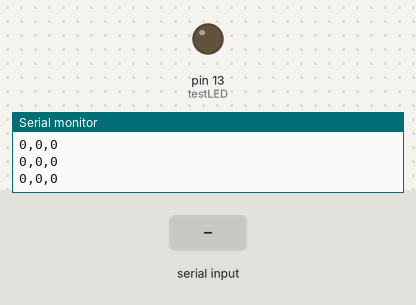
Simulated run of this sketch. Board: Arduino Leonardo, built with avr-gcc and run on an emulated ATmega32U4. Shown: output pins drawn as LEDs (lit = HIGH), the last lines printed to the serial monitor. Inputs (shaded band) come from the test bench.

Above: at 1.4 s.
1.5 s: byte 30 received over Serial
At 2.9 s:
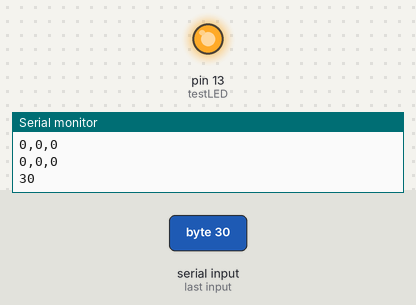
Timing chart, 0 to 4.5 s (numbered marks = the images above; inputs shaded):
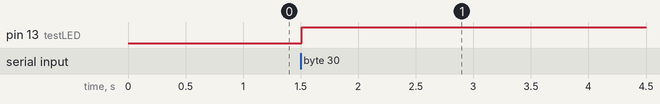

Measured:
- after the input at 1.5 s, pin 13 (testLED): LOW → HIGH at once

The sketch:

main.ino
```cpp
int firstSensor = 0;    // first analog sensor
int secondSensor = 0;   // second analog sensor
int thirdSensor = 0;    // digital sensor
int inByte = 0;    // incoming serial byte
int testLED = 13;

void setup()
{
  pinMode(testLED, OUTPUT);
  Serial.begin(19200);
  while (!Serial) {
    ; // wait for serial port to connect. Needed for Leonardo only
  }
  pinMode(2, INPUT);   // digital sensor is on digital pin 2
  establishContact();  // send a byte to establish contact until receiver responds
}

void loop()
{
  digitalWrite(testLED, HIGH);

  // if we get a valid byte, read analog ins:
  if (Serial.available() > 0) {
    digitalWrite(testLED, LOW); //CAUSES THE LED TO FLICKER WITH INCOMING DATA

    // get incoming byte:
    inByte = Serial.read();

    // print the data we just recieved
    Serial.print(inByte);
  }
}

void establishContact() {
  while (Serial.available() <= 0) {
    Serial.println("0,0,0");   // send an initial string
    delay(300);
  }
}
```
